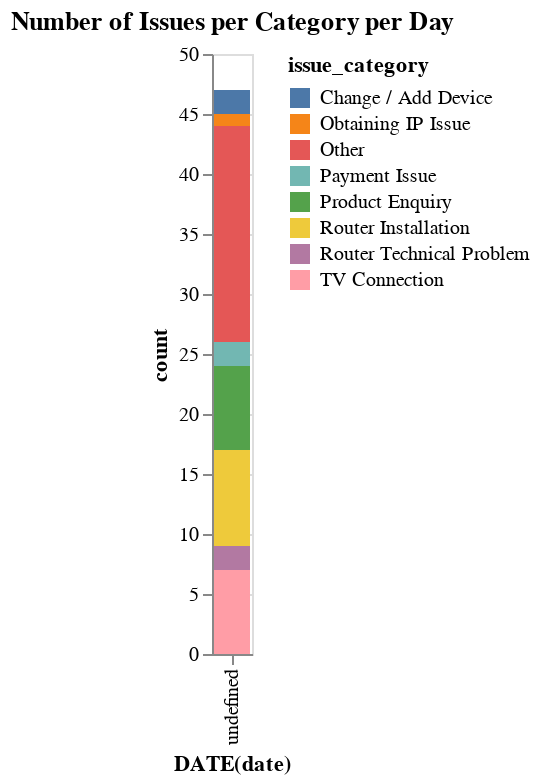

Notebook source saved alongside this figure:
### Markdown cell above
#### Altair

### Code cell
import altair as alt

alt.Chart(df).mark_bar().encode(
    x='DATE(date):O',
    y='count:Q',
    color='issue_category:N',
).properties(
    title='Number of Issues per Category per Day'
).interactive()

### Figure 1 — Vega-Lite specification as saved in the notebook (floating-point values rounded to 4 significant figures)
{"config": {"view": {"continuousWidth": 300, "continuousHeight": 300}}, "data": {"name": "data-873b5f8b5112424a59c78dc1aaa96a51"}, "mark": {"type": "bar"}, "encoding": {"color": {"field": "issue_category", "type": "nominal"}, "x": {"field": "DATE(date)", "type": "ordinal"}, "y": {"field": "count", "type": "quantitative"}}, "params": [{"name": "param_2", "select": {"type": "interval", "encodings": ["x", "y"]}, "bind": "scales"}], "title": "Number of Issues per Category per Day", "$schema": "https://vega.github.io/schema/vega-lite/v5.15.1.json", "datasets": {"data-873b5f8b5112424a59c78dc1aaa96a51": [{"date": "2023-10-23", "issue_category": "Other", "count": 5}, {"date": "2023-10-23", "issue_category": "TV Connection", "count": 1}, {"date": "2023-10-24", "issue_category": "Change / Add Device", "count": 1}, {"date": "2023-10-24", "issue_category": "Other", "count": 9}, {"date": "2023-10-24", "issue_category": "Router Installation", "count": 1}, {"date": "2023-10-24", "issue_category": "TV Connection", "count": 2}, {"date": "2023-10-25", "issue_category": "Payment Issue", "count": 1}, {"date": "2023-10-25", "issue_category": "Product Enquiry", "count": 2}, {"date": "2023-10-25", "issue_category": "Router Installation", "count": 4}, {"date": "2023-10-25", "issue_category": "TV Connection", "count": 2}, {"date": "2023-10-26", "issue_category": "Change / Add Device", "count": 1}, {"date": "2023-10-26", "issue_category": "Other", "count": 1}, {"date": "2023-10-26", "issue_category": "Product Enquiry", "count": 3}, {"date": "2023-10-26", "issue_category": "Router Installation", "count": 3}, {"date": "2023-10-26", "issue_category": "TV Connection", "count": 1}, {"date": "2023-10-27", "issue_category": "Obtaining IP Issue", "count": 1}, {"date": "2023-10-27", "issue_category": "Other", "count": 2}, {"date": "2023-10-27", "issue_category": "Payment Issue", "count": 1}, {"date": "2023-10-27", "issue_category": "Product Enquiry", "count": 2}, {"date": "2023-10-27", "issue_category": "Router Technical Problem", "count": 2}, {"date": "2023-10-27", "issue_category": "TV Connection", "count": 1}, {"date": "2023-10-28", "issue_category": "Other", "count": 1}]}}
